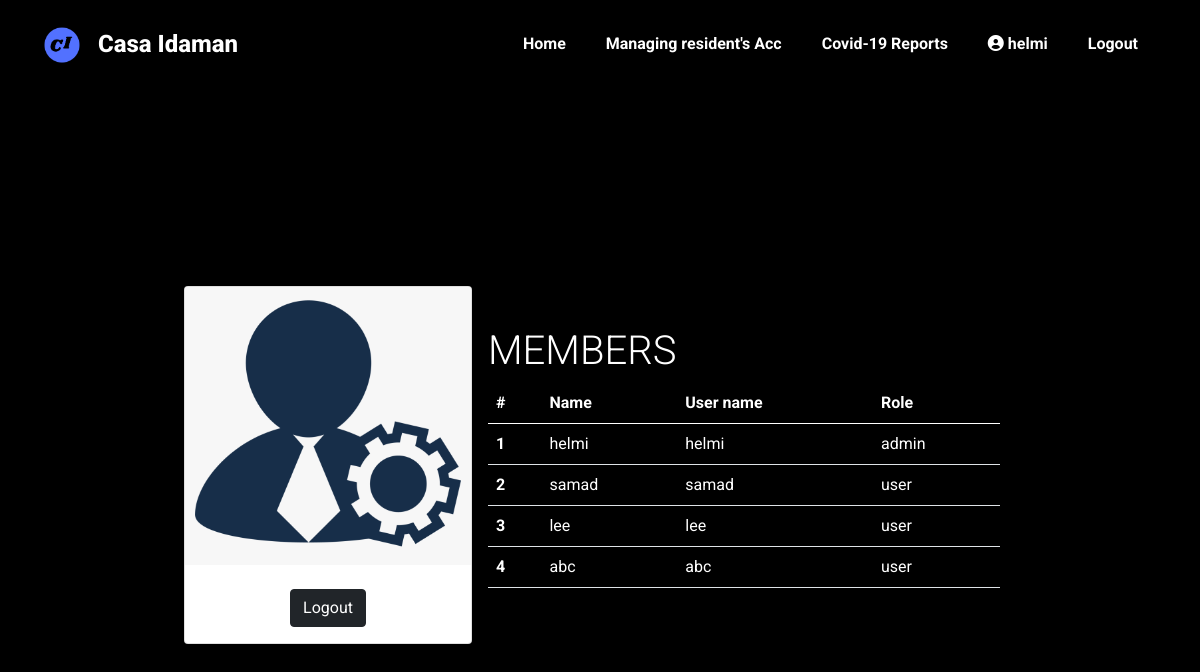
Page /user/home.php (signed in) on the earlier database version.
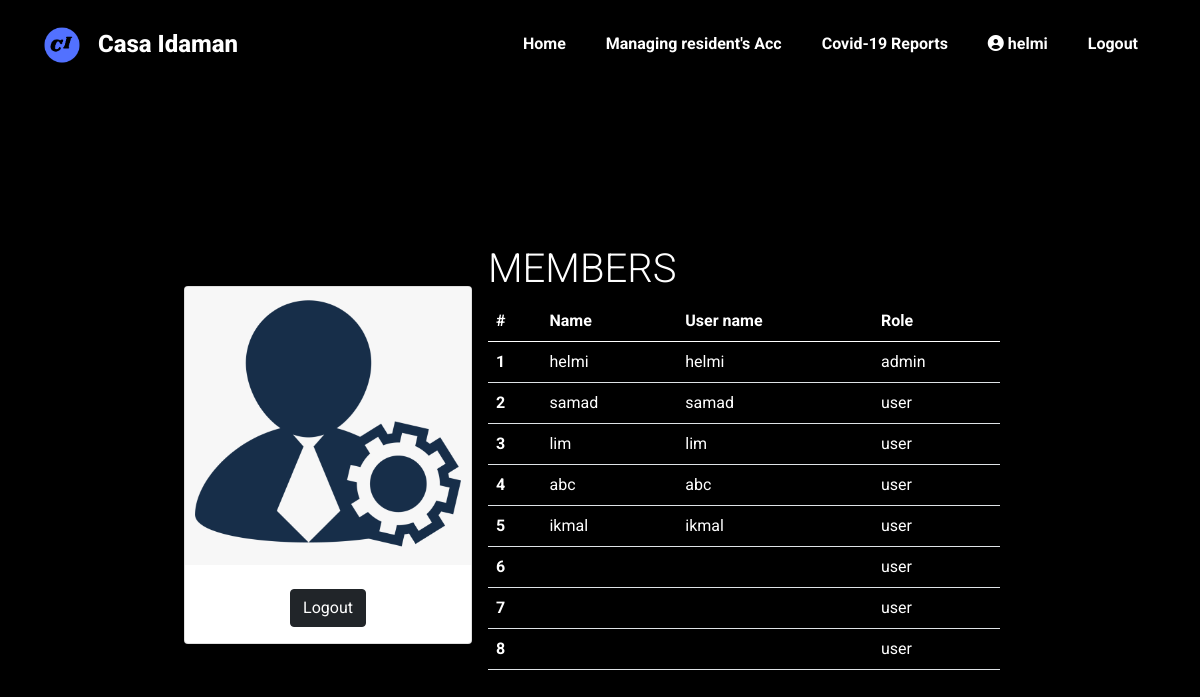
Same page on the later database version.
### tables this page shows
CREATE TABLE `users` (
  `id` int(11) NOT NULL,
  `username` varchar(255) NOT NULL,
  `password` varchar(255) NOT NULL,
  `role` enum('user','admin') NOT NULL,
  `fullname` varchar(40) NOT NULL,
  `email` varchar(40) NOT NULL,
  `phonenumber` varchar(40) NOT NULL,
  `homenumber` varchar(40) NOT NULL,
  `photo` varchar(255) NOT NULL
);

### php/members.php (called while the page is built)
<?php
if (isset($_SESSION['username']) && isset($_SESSION['id'])) {
    $sql = "SELECT * FROM users ORDER BY id ASC";
    $res = mysqli_query($conn, $sql);
}else{
	header("Location: login.php");
}

### user/home.php (the view, shortened to what this page needs)
<?php
include "../php/db_conn.php";
if (isset($_SESSION['username']) && isset($_SESSION['id'])) {   ?>
    <!DOCTYPE html>
    <html lang="en">
    <head>
        <link href="https://cdn.jsdelivr.net/npm/bootstrap@5.0.2/dist/css/bootstrap.min.css" rel="stylesheet">
        <link rel="stylesheet" href="https://cdnjs.cloudflare.com/ajax/libs/font-awesome/6.0.0-beta2/css/all.min.css" />
        <link rel="stylesheet" href="../css/main.css">
    </head>
    <body class="text-white " style="background-color:black;">
        <?php if ($_SESSION['role'] == 'admin') { ?>
            <header class="container ">
                <nav class="navbar fixed-top navbar-expand-lg navbar-light  navigation bg-transparent   ">
                    <div class="container">
                        <div style="display: flex; align-items:center;">
                            <a class="navbar-brand" href="#"><img class="logo" src="../pic/casaidaman.png" width="180px" alt=""></a>
                            <h3 class="title" style="font-weight: 800; font-size: 24px; color: #ffffff; ">Casa Idaman</h3>
                        </div>
                        <div class="collapse navbar-collapse" id="navbarNav">
                            <ul class="navbar-nav ms-auto ">
                                <li class="nav-item navi">
                                    <a class="nav-link text-white nav-list " href="../user/home.php">Home</a>
                                </li>
                                <li class="nav-item navi">
                                    <a class="nav-link text-white" href="./">Managing resident's Acc</a>
                                </li>
                                <li class="nav-item navi">
                                    <a class="nav-link text-white" href="#">Covid-19 Reports</a>
                                </li>
                                <li class="nav-item navi">
                                    <a class="nav-link text-white nav-list " href="..user/profile.php"><i class="fa-solid fa-circle-user"> </i>
                                        <?php
                                        echo $_SESSION['username']; ?>
                                    </a>
                                </li>
                                <li class="nav-item navi"><a class="nav-link text-white" href="../Login System/logout.php">Logout</a>
                                </li>
                            </ul>
                        </div>
                    </div>
                </nav>
            </header>
            <div class="container d-flex justify-content-center align-items-center text-white" style="min-height: 100vh">
                <div class="card " style="width: 18rem;">
                    <img src="../pic/admin-default.png" class="card-img-top" alt="admin image">
                    <div class="card-body text-center">
                        <a href="logout.php" class="btn btn-dark">Logout</a>
                    </div>
                </div>
                <div class="p-3">
                    <?php include '../php/members.php';
                    if (mysqli_num_rows($res) > 0) { ?>
                        <h1 class="display-4 fs-1">Members</h1>
                        <table class="table text-white" style="width: 32rem;">
                            <thead>
                                <tr>
                                    <th scope="col">#</th>
                                    <th scope="col">Name</th>
                                    <th scope="col">User name</th>
                                    <th scope="col">Role</th>
                                </tr>
                            </thead>
                            <tbody>
                                <?php
                                $i = 1;
                                while ($rows = mysqli_fetch_assoc($res)) { ?>
                                    <tr>
                                        <th scope="row"><?= $i ?></th>
                                        <td><?= $rows['username'] ?></td>
                                        <td><?= $rows['username'] ?></td>
                                        <td><?= $rows['role'] ?></td>
                                    </tr>
                                <?php $i++;
                                } ?>
                            </tbody>
                        </table>
                    <?php } ?>
                </div>
            </div>
        <?php } ?>
    </body>
    </html><?php } else {
            header("Location: login.php");
        } ?>

### css/main.css (style rules this page uses)
html { overflow-x: hidden; scroll-padding-top: 9rem; scroll-behavior: smooth; }
body { font-family: 'Roboto', 'sans-serif'; background-color: #ffffff; }
h1 { text-transform: uppercase; font-size: 10px; }
h3 { margin-bottom: 0.1rem; }
.logo { width: 40px; }
.navigation { padding: 20px; background-color: #010103; background-size: cover; background-repeat: no-repeat; background-attachment: fixed; background: linear-gradient(rgba(0, 0, 0, 0.9), rgba(0, 0, 0, 0.8)); z-index: 3; }
.navigation ul li { margin: 0 12px; font-weight: bold; }
.navi ::after { content: ''; width: 0%; height: 2px; background-color: #d3ad7f; display: block; margin: auto; transition: all 0.5s; }
html body { padding-top: 65px; }

Differences in the rows shown:
changed users: username "lee" → "lim"
added users: username "ikmal", role "user"
added users: role "user"
added users: role "user"
added users: role "user"
